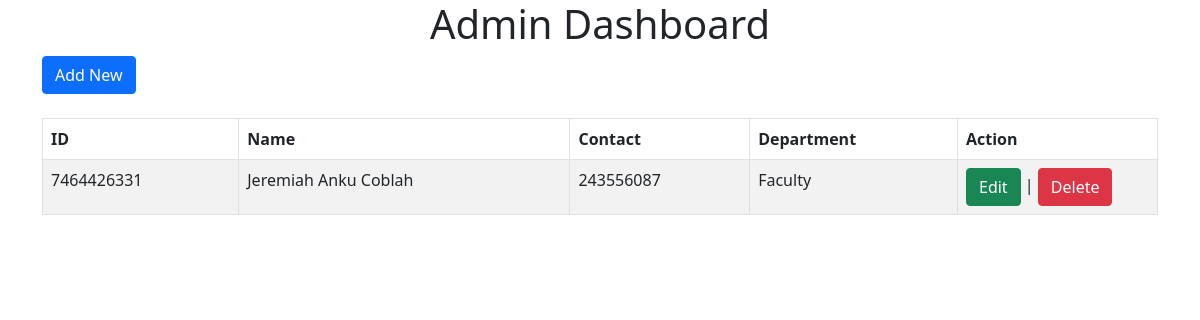
The page / on the database its author committed.
### models.py (models this page shows, shortened)
class CustomBase(Base):
    __abstract__ = True
    id = Column(Integer, primary_key=True, default=current_id)

class User(CustomBase):
    __tablename__ = 'users'
    name = Column(String(150))
    contact = Column(Integer)
    department_Assigned = Column(String(150))
    attendances = relationship("Attendance", back_populates="user")

### main.py (the view)
@app.get("/")
async def home(request: Request, db: Session = Depends(get_db)):
    users = db.query(models.User).order_by(models.User.id.desc())
    return templates.TemplateResponse("index.html", {"request": request, "users": users})

### templates/index.html
{% extends 'base.html' %}
{% block content %}
<div class="row">
    <div class="col-12">
        <a href="addnew/" class="btn btn-primary">Add New</a>
        <br><br>
        <table class="table table-bordered table-striped">
            <thead>
                <tr>
                    <th>ID</th>
                    <th>Name</th>
                    <th>Contact</th>
                    <th>Department</th>
                    <th width="200">Action</th>
                </tr>
            </thead>
            <tbody>
                {% for rs in users %}
                    <tr>
                        <td>{{ rs.id }}</td>
                        <td>{{ rs.name }}</td>
                        <td>{{ rs.contact }}</td>
                        <td>{{ rs.department_Assigned}}</td>
                        <td>
                            <a href="edit/{{ rs.id }}" class="btn btn-success">Edit</a> | <a href="delete/{{ rs.id }}" class="btn btn-danger">Delete</a>
                        </td>
                    </tr>
                {% endfor %}
            </tbody>
        </table>
    </div>
</div>
{% endblock content %}

### templates/base.html (shortened to what this page needs)
<!DOCTYPE html>
<html lang="en">
<head>
    <link href="https://cdn.jsdelivr.net/npm/bootstrap@5.0.2/dist/css/bootstrap.min.css" rel="stylesheet">
    <link rel="stylesheet" href="{{ url_for('static', path='css/main.css') }}">
</head>
<body>
<div class="container">
    <h1 class="page-header text-center">Admin Dashboard</h1>
    {% block content %}
    {% endblock content %}
</div>
</body>
</html>

### rows shown on the page
User: id "7464426331", name "Jeremiah Anku Coblah", contact "243556087", department_Assigned "Faculty"
